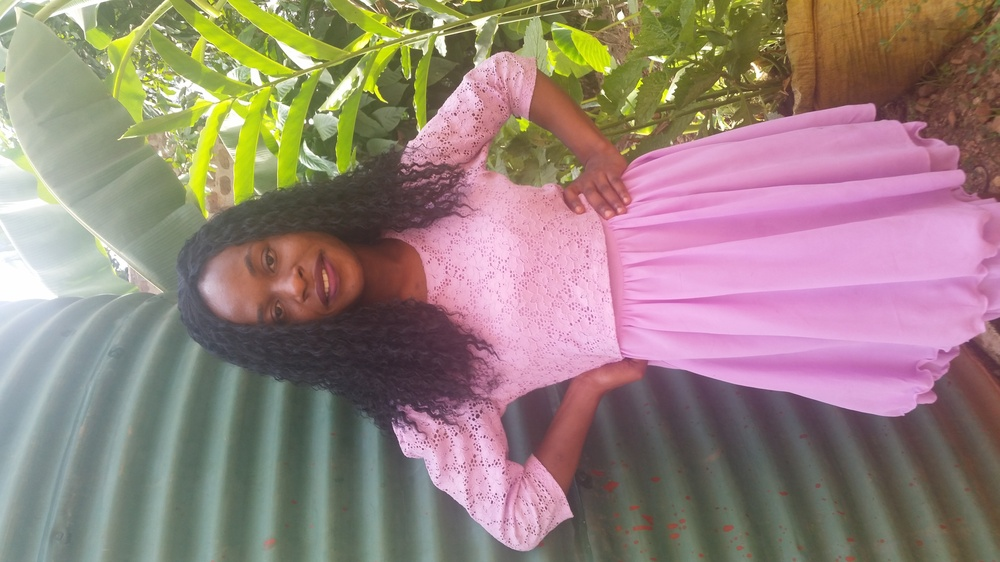
#> input picture justine.jpg, 1000 x 562 px, shrunk from 5312 x 2988 before the run
$ python edges.py
#> lines starting #> are read from the running program, lines starting #| are printed output that depends on the picture
from PIL import Image, ImageFilter
before = Image.open('justine.jpg')
#> before is the input picture: PIL image 1000x562 RGB; mean R, G, B 151.2, 131.1, 125.1
after = before.filter(ImageFilter.FIND_EDGES)
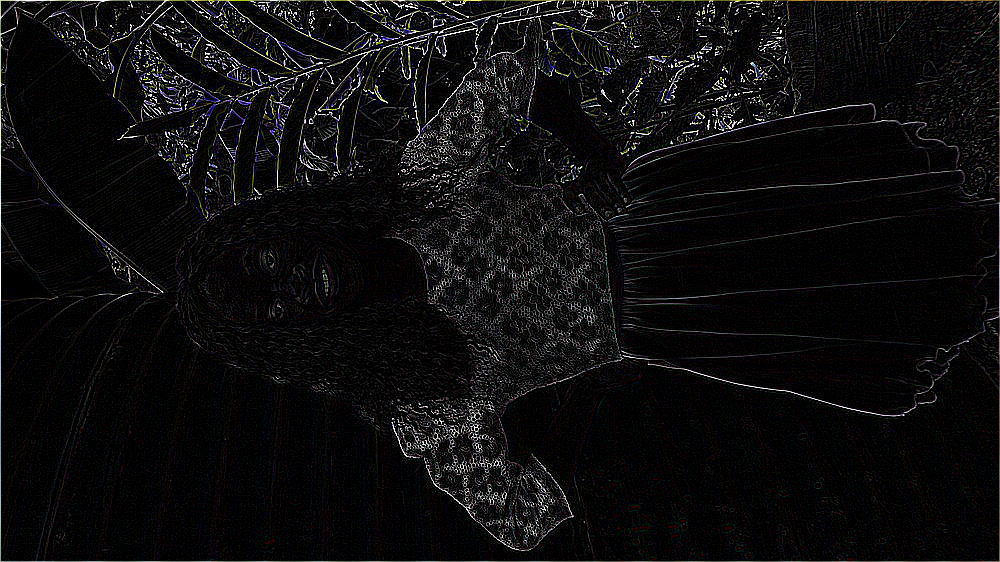
#> after: PIL image 1000x562 RGB; mean R, G, B 13.3, 13.2, 13.3
after.save('test.jpg')
